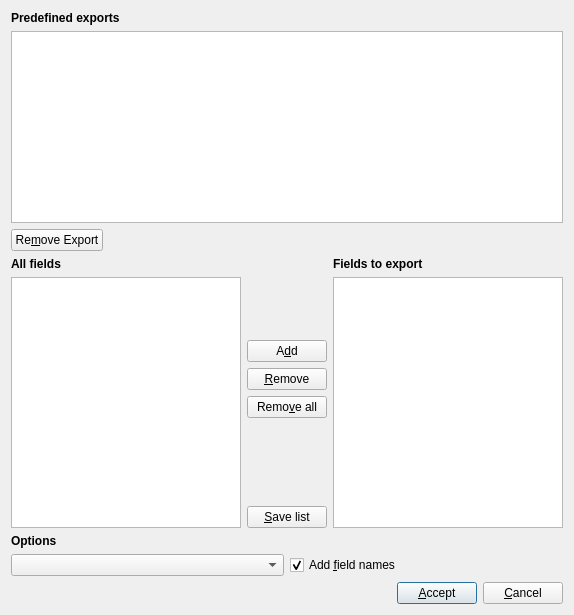
<?xml version="1.0" encoding="UTF-8"?>
<ui version="4.0">
 <class>ExportDialog</class>
 <widget class="QDialog" name="ExportDialog">
  <property name="geometry">
   <rect>
    <x>0</x>
    <y>0</y>
    <width>574</width>
    <height>615</height>
   </rect>
  </property>
  <property name="windowTitle">
   <string>Dialog</string>
  </property>
  <layout class="QVBoxLayout">
   <item>
    <layout class="QVBoxLayout">
     <item>
      <widget class="QLabel" name="label">
       <property name="text">
        <string>&lt;b&gt;Predefined exports&lt;/b&gt;</string>
       </property>
      </widget>
     </item>
     <item>
      <widget class="QTreeView" name="uiPredefined">
       <property name="sizePolicy">
        <sizepolicy hsizetype="Expanding" vsizetype="Fixed">
         <horstretch>0</horstretch>
         <verstretch>0</verstretch>
        </sizepolicy>
       </property>
       <property name="editTriggers">
        <set>QAbstractItemView::NoEditTriggers</set>
       </property>
      </widget>
     </item>
    </layout>
   </item>
   <item>
    <layout class="QHBoxLayout">
     <item>
      <widget class="QPushButton" name="pushRemoveExport">
       <property name="text">
        <string>Re&amp;move Export</string>
       </property>
       <property name="icon">
        <iconset resource="common.qrc">
         <normaloff>:/images/delete.png</normaloff>:/images/delete.png</iconset>
       </property>
      </widget>
     </item>
     <item>
      <spacer>
       <property name="orientation">
        <enum>Qt::Horizontal</enum>
       </property>
       <property name="sizeHint" stdset="0">
        <size>
         <width>40</width>
         <height>20</height>
        </size>
       </property>
      </spacer>
     </item>
    </layout>
   </item>
   <item>
    <layout class="QHBoxLayout">
     <item>
      <layout class="QVBoxLayout">
       <item>
        <widget class="QLabel" name="label_2">
         <property name="text">
          <string>&lt;b&gt;All fields&lt;/b&gt;</string>
         </property>
         <property name="buddy">
          <cstring>uiAllFields</cstring>
         </property>
        </widget>
       </item>
       <item>
        <widget class="QTreeView" name="uiAllFields">
         <property name="editTriggers">
          <set>QAbstractItemView::NoEditTriggers</set>
         </property>
         <property name="selectionMode">
          <enum>QAbstractItemView::ExtendedSelection</enum>
         </property>
         <property name="sortingEnabled">
          <bool>true</bool>
         </property>
        </widget>
       </item>
      </layout>
     </item>
     <item>
      <layout class="QVBoxLayout">
       <item>
        <spacer>
         <property name="orientation">
          <enum>Qt::Vertical</enum>
         </property>
         <property name="sizeHint" stdset="0">
          <size>
           <width>20</width>
           <height>40</height>
          </size>
         </property>
        </spacer>
       </item>
       <item>
        <widget class="QPushButton" name="pushAdd">
         <property name="text">
          <string>A&amp;dd</string>
         </property>
         <property name="icon">
          <iconset resource="common.qrc">
           <normaloff>:/images/next.png</normaloff>:/images/next.png</iconset>
         </property>
        </widget>
       </item>
       <item>
        <widget class="QPushButton" name="pushRemove">
         <property name="text">
          <string>&amp;Remove</string>
         </property>
         <property name="icon">
          <iconset resource="common.qrc">
           <normaloff>:/images/previous.png</normaloff>:/images/previous.png</iconset>
         </property>
        </widget>
       </item>
       <item>
        <widget class="QPushButton" name="pushRemoveAll">
         <property name="text">
          <string>Remo&amp;ve all</string>
         </property>
         <property name="icon">
          <iconset resource="common.qrc">
           <normaloff>:/images/trash.png</normaloff>:/images/trash.png</iconset>
         </property>
        </widget>
       </item>
       <item>
        <spacer>
         <property name="orientation">
          <enum>Qt::Vertical</enum>
         </property>
         <property name="sizeHint" stdset="0">
          <size>
           <width>20</width>
           <height>40</height>
          </size>
         </property>
        </spacer>
       </item>
       <item>
        <widget class="QPushButton" name="pushSave">
         <property name="text">
          <string>&amp;Save list</string>
         </property>
         <property name="icon">
          <iconset resource="common.qrc">
           <normaloff>:/images/save.png</normaloff>:/images/save.png</iconset>
         </property>
        </widget>
       </item>
      </layout>
     </item>
     <item>
      <layout class="QVBoxLayout">
       <item>
        <widget class="QLabel" name="label_3">
         <property name="text">
          <string>&lt;b&gt;Fields to export&lt;/b&gt;</string>
         </property>
        </widget>
       </item>
       <item>
        <widget class="QListView" name="uiSelectedFields">
         <property name="selectionMode">
          <enum>QAbstractItemView::ExtendedSelection</enum>
         </property>
        </widget>
       </item>
      </layout>
     </item>
    </layout>
   </item>
   <item>
    <layout class="QGridLayout">
     <item row="0" column="0">
      <widget class="QLabel" name="label_4">
       <property name="text">
        <string>&lt;b&gt;Options&lt;/b&gt;</string>
       </property>
       <property name="buddy">
        <cstring>uiFormat</cstring>
       </property>
      </widget>
     </item>
     <item row="1" column="0">
      <widget class="QComboBox" name="uiFormat"/>
     </item>
     <item row="1" column="1">
      <widget class="QCheckBox" name="uiAddFieldNames">
       <property name="text">
        <string>Add &amp;field names</string>
       </property>
       <property name="checked">
        <bool>true</bool>
       </property>
      </widget>
     </item>
    </layout>
   </item>
   <item>
    <layout class="QHBoxLayout">
     <property name="spacing">
      <number>6</number>
     </property>
     <property name="margin">
      <number>0</number>
     </property>
     <item>
      <spacer>
       <property name="orientation">
        <enum>Qt::Horizontal</enum>
       </property>
       <property name="sizeHint" stdset="0">
        <size>
         <width>40</width>
         <height>20</height>
        </size>
       </property>
      </spacer>
     </item>
     <item>
      <widget class="QPushButton" name="pushAccept">
       <property name="text">
        <string>&amp;Accept</string>
       </property>
       <property name="icon">
        <iconset resource="common.qrc">
         <normaloff>:/images/ok.png</normaloff>:/images/ok.png</iconset>
       </property>
       <property name="default">
        <bool>true</bool>
       </property>
      </widget>
     </item>
     <item>
      <widget class="QPushButton" name="pushCancel">
       <property name="text">
        <string>&amp;Cancel</string>
       </property>
       <property name="icon">
        <iconset resource="common.qrc">
         <normaloff>:/images/cancel.png</normaloff>:/images/cancel.png</iconset>
       </property>
      </widget>
     </item>
    </layout>
   </item>
  </layout>
 </widget>
 <resources>
  <include location="common.qrc"/>
 </resources>
 <connections/>
</ui>
